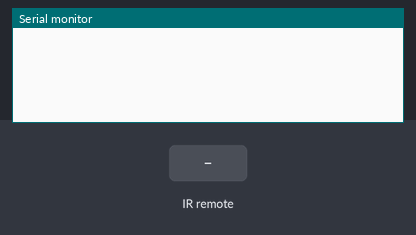
Bench run of a sketch on a simulated ESP8266 (NodeMCU). On the bench: the last lines printed to the serial monitor. The inputs (shaded band) are chosen by the test bench.

Above: at 1.2 s.
1.3 s: infrared code 0x68C192 received
At 1.7 s:
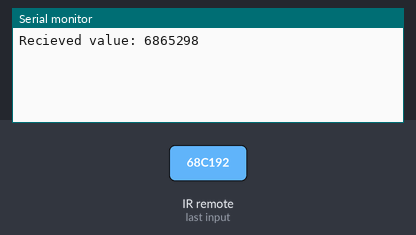
2.8 s: infrared code 0xFFE01F received
At 4.0 s:
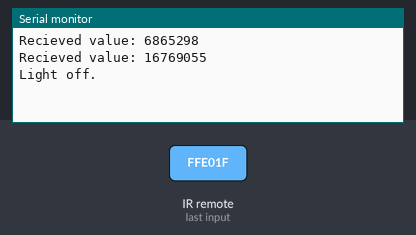
4.3 s: infrared code 0xFF609F received
At 5.2 s:
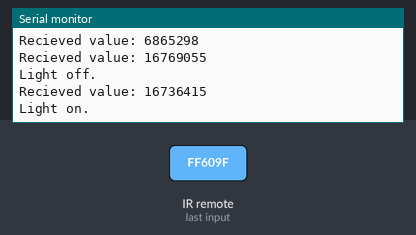
5.8 s: infrared code 0xFF20DF received
At 6.4 s:
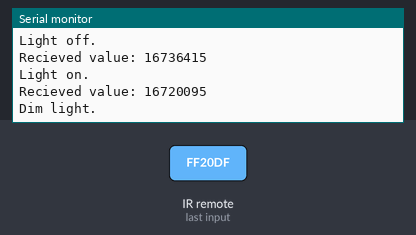
7.3 s: infrared code 0xFFA05F received
At 8.7 s:
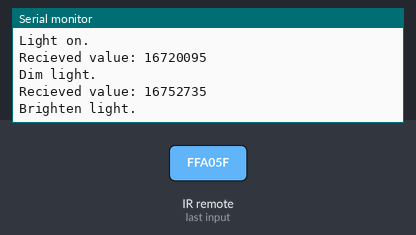
Timing chart, 0 to 9.8 s (numbered marks = the images above; inputs shaded):
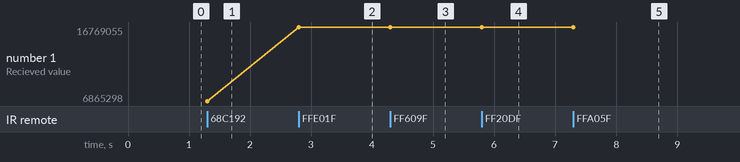

The sketch:

harmonizer.ino
```cpp
#include <RCSwitch.h>
#include <Arduino.h>
#include <IRremoteESP8266.h>
#include <IRrecv.h>
#include <IRutils.h>
#include <IRsend.h>

// Projector Screen RF Codes
#define RF_SCREEN_UP 6865298
#define RF_SCREEN_DOWN 6865300
#define RF_SCREEN_STOP 6865304

// Living Room Lamp IR Codes
#define LAMP_TOGGLE 2160016324
#define LAMP_BRIGHTER 2160042334
#define LAMP_DIMMER 2160026014
#define LAMP_CHECK 18446744073709551615

// Harmony IR Codes
// Screen
#define IR_SCREEN_UP 3841
#define IR_SCREEN_DOWN 3844
// Magic Lighting Light Controller
#define MLL_ON 16769055
#define MLL_OFF 16736415
#define MLL_DIMMER 16720095
#define MLL_BRIGHTER 16752735

// Pins
#define IR_REC 14 // GPIO Pin 14 := D5 on ESP8226
#define IR_SEND 4 // GPIO Pin 4 := D2 on ESP8226

RCSwitch mySwitch = RCSwitch();
IRsend irsend(IR_SEND);
IRrecv irrecv(IR_REC, 1024, 50, false);
decode_results results;
bool isLivingRoomLampOn = true;

void setup() {
  irrecv.enableIRIn();  // Start IR receiver
  irsend.begin(); // Start IR transmitter
  Serial.begin(115200, SERIAL_8N1);
  mySwitch.enableTransmit(0); // Enable RF transmission over ESP8226 Pin D3 (:= GPIO Pin 10)
  mySwitch.setPulseLength(315); // Optional set pulse length.
  mySwitch.setRepeatTransmit(3);   // Optional set number of transmission repetitions.
}

void loop() {
  if(irrecv.decode(&results)){
    uint64_t input = results.value;
    Serial.print("Recieved value: ");
    Serial.println(input);
    switch(input) {
      case IR_SCREEN_DOWN:
        Serial.println("Screen down.");
        mySwitch.send(RF_SCREEN_DOWN, 24);
        break;
      case IR_SCREEN_UP:
        Serial.println("Screen up.");
        mySwitch.send(RF_SCREEN_UP, 24);
        break;
      case MLL_OFF:
        if(!isLivingRoomLampOn) {
          Serial.println("Light on.");
          irsend.sendNEC(LAMP_TOGGLE);
          isLivingRoomLampOn = true;
        }
        break;
      case MLL_ON:
        if(isLivingRoomLampOn) {
          Serial.println("Light off.");
          irsend.sendNEC(LAMP_TOGGLE);
          isLivingRoomLampOn = false;
        }
        break;
      case MLL_DIMMER:
        Serial.println("Dim light.");
        irsend.sendNEC(LAMP_DIMMER);
        break;
      case MLL_BRIGHTER:
        Serial.println("Brighten light.");
        irsend.sendNEC(LAMP_BRIGHTER);
        break;
  }
  irsend.sendNEC(LAMP_CHECK);
  irrecv.resume();  // Receive the next value
  }
}
```

Measured:
- after the input at 1.3 s, the serial monitor: prints a new line at once (image 1)
- after the input at 2.8 s, the serial monitor: prints a new line at once (image 2)
- after the input at 4.3 s, the serial monitor: prints a new line at once (image 3)
- after the input at 5.8 s, the serial monitor: prints a new line at once (image 4)
- after the input at 7.3 s, the serial monitor: prints a new line at once (image 5)
- plotted number 1: 6865298 → 16769055 after the input at 2.8 s, 16769055 → 16736415 after the input at 4.3 s, 16736415 → 16720095 after the input at 5.8 s, 16720095 → 16752735 after the input at 7.3 s
